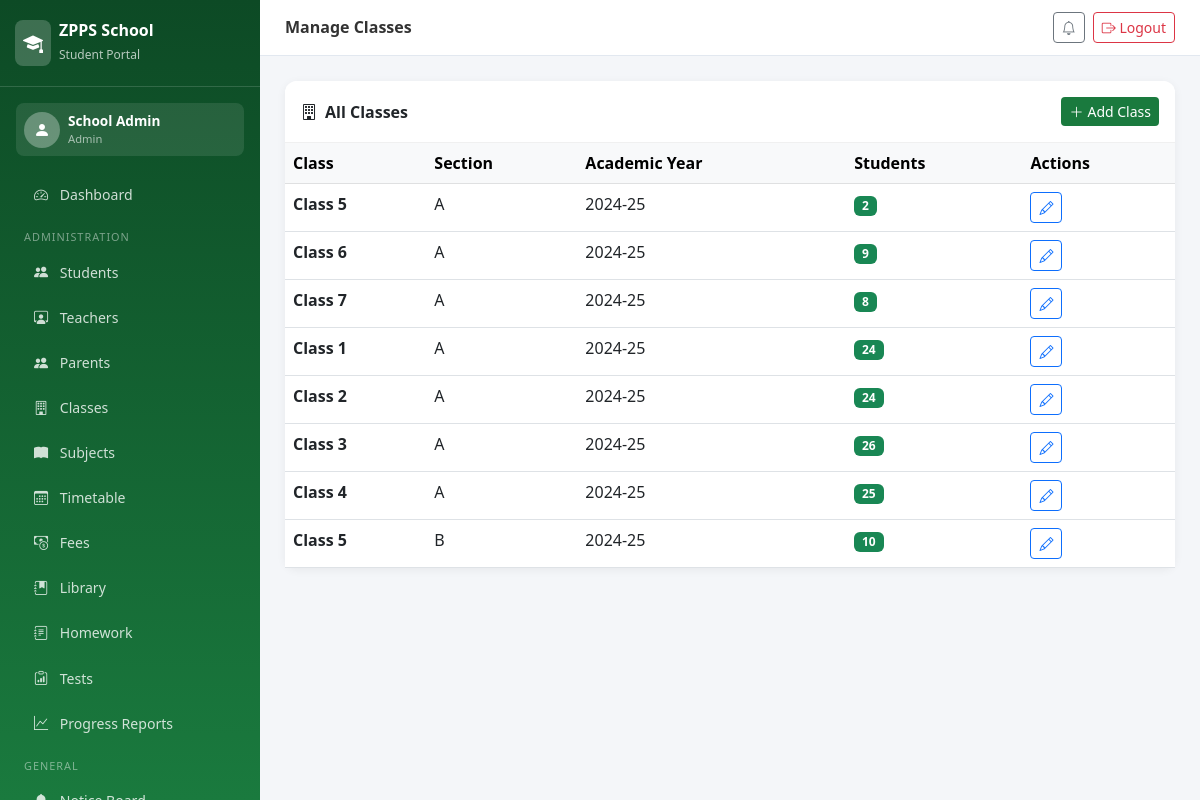
Page /classes/ (signed in) on the committed database.
### portal/models.py (models this page shows, shortened)
class Class(models.Model):
    name = models.CharField(max_length=20)  # e.g. "Class 5"
    section = models.CharField(max_length=5, default='A')
    academic_year = models.CharField(max_length=10, default='2024-25')
    class Meta:
        verbose_name_plural = "Classes"

### portal/views.py (the view)
# urls.py: path('classes/', views.manage_classes, name='manage_classes'),
@login_required
def manage_classes(request):
    classes = Class.objects.all()
    return render(request, 'portal/admin/classes.html', {'classes': classes})

### templates/portal/admin/classes.html (shortened to what this page needs)
{% extends 'portal/base.html' %}
{% block page_title %}Manage Classes{% endblock %}
{% block content %}
<div class="card">
    <div class="card-header d-flex justify-content-between align-items-center py-3">
        <span><i class="bi bi-building me-2"></i>All Classes</span>
        <a href="{% url 'add_class' %}" class="btn btn-zpps btn-sm"><i class="bi bi-plus-lg me-1"></i>Add Class</a>
    </div>
    <div class="card-body p-0">
        <table class="table table-hover mb-0">
            <thead class="table-light"><tr><th>Class</th><th>Section</th><th>Academic Year</th><th>Students</th><th>Actions</th></tr></thead>
            <tbody>
                {% for c in classes %}
                <tr>
                    <td><strong>{{ c.name }}</strong></td>
                    <td>{{ c.section }}</td>
                    <td>{{ c.academic_year }}</td>
                    <td><span class="badge bg-success">{{ c.student_set.count }}</span></td>
                    <td><a href="{% url 'edit_class' c.pk %}" class="btn btn-sm btn-outline-primary"><i class="bi bi-pencil"></i></a></td>
                </tr>
                {% empty %}
                <tr><td colspan="5" class="text-center p-4 text-muted">No classes yet. <a href="{% url 'add_class' %}">Add one</a></td></tr>
                {% endfor %}
            </tbody>
        </table>
    </div>
</div>
{% endblock %}

### templates/portal/base.html (shortened to what this page needs)
<!DOCTYPE html>
<html lang="en">
<head>
    <link href="https://cdn.jsdelivr.net/npm/bootstrap@5.3.0/dist/css/bootstrap.min.css" rel="stylesheet">
    <link href="https://cdn.jsdelivr.net/npm/bootstrap-icons@1.11.0/font/bootstrap-icons.css" rel="stylesheet">
</head>
<body>
<nav class="sidebar" id="sidebar">
    <div class="sidebar-brand">
        <div class="d-flex align-items-center gap-2">
            <div style="background:rgba(255,255,255,0.2);border-radius:8px;padding:8px;">
                <i class="bi bi-mortarboard-fill text-white fs-5"></i>
            </div>
            <div><h5>ZPPS School</h5><small>Student Portal</small></div>
        </div>
    </div>
    {% if user.is_authenticated %}
    <div class="p-3">
        <div class="d-flex align-items-center gap-2 p-2" style="background:rgba(255,255,255,0.1);border-radius:8px;">
            <div style="background:rgba(255,255,255,0.3);border-radius:50%;width:36px;height:36px;display:flex;align-items:center;justify-content:center;">
                <i class="bi bi-person-fill text-white"></i>
            </div>
            <div>
                <div style="color:#fff;font-size:0.85rem;font-weight:600;">{{ user.get_full_name|default:user.username }}</div>
                <div style="color:rgba(255,255,255,0.6);font-size:0.7rem;">
                    {% if user.is_superuser %}Admin{% else %}{% if user.teacher %}Teacher{% else %}{% if user.student %}Student{% else %}{% if user.parent %}Parent{% endif %}{% endif %}{% endif %}{% endif %}
                </div>
            </div>
        </div>
    </div>
    <ul class="nav flex-column px-1 pb-4">
        <li><a class="nav-link" href="{% url 'dashboard' %}"><i class="bi bi-speedometer2"></i> Dashboard</a></li>
        {% if user.is_superuser %}
        <li><div class="nav-section">Administration</div></li>
        <li><a class="nav-link" href="{% url 'manage_students' %}"><i class="bi bi-people-fill"></i> Students</a></li>
        <li><a class="nav-link" href="{% url 'manage_teachers' %}"><i class="bi bi-person-workspace"></i> Teachers</a></li>
        <li><a class="nav-link" href="{% url 'manage_parents' %}"><i class="bi bi-people-fill"></i> Parents</a></li>
        <li><a class="nav-link" href="{% url 'manage_classes' %}"><i class="bi bi-building"></i> Classes</a></li>
        <li><a class="nav-link" href="{% url 'manage_subjects' %}"><i class="bi bi-book-fill"></i> Subjects</a></li>
        <li><a class="nav-link" href="{% url 'view_timetable' %}"><i class="bi bi-calendar3"></i> Timetable</a></li>
        <li><a class="nav-link" href="{% url 'manage_fees' %}"><i class="bi bi-cash-coin"></i> Fees</a></li>
        <li><a class="nav-link" href="{% url 'library' %}"><i class="bi bi-journal-bookmark-fill"></i> Library</a></li>
        <li><a class="nav-link" href="{% url 'homework' %}"><i class="bi bi-journal-text"></i> Homework</a></li>
        <li><a class="nav-link" href="{% url 'class_tests' %}"><i class="bi bi-clipboard-data"></i> Tests</a></li>
        <li><a class="nav-link" href="{% url 'all_progress' %}"><i class="bi bi-graph-up"></i> Progress Reports</a></li>
        {% endif %}
        <li><div class="nav-section">General</div></li>
        <li><a class="nav-link" href="{% url 'notice_board' %}"><i class="bi bi-bell-fill"></i> Notice Board</a></li>
    </ul>
    {% endif %}
</nav>
<div class="main-content">
    <div class="topbar">
        <div class="d-flex align-items-center gap-3">
            <h6>{% block page_title %}ZPPS Portal{% endblock %}</h6>
        </div>
        <div class="d-flex align-items-center gap-2">
            <a href="{% url 'notice_board' %}" class="btn btn-sm btn-outline-secondary"><i class="bi bi-bell"></i></a>
            <a href="{% url 'logout' %}" class="btn btn-sm btn-outline-danger"><i class="bi bi-box-arrow-right"></i> Logout</a>
        </div>
    </div>
    <div class="page-body">
        {% block content %}{% endblock %}
    </div>
</div>
</body>
</html>

### templates/portal/base.html (style rules this page uses)
:root { --zpps-green: #1a7a3e; --zpps-light: #e8f5ee; --zpps-dark: #0d4a25; --sidebar-width: 260px; }
body { background: #f4f6f9; font-family: 'Segoe UI', sans-serif; }
.sidebar { width: var(--sidebar-width); height: 100vh; background: linear-gradient(180deg, var(--zpps-dark) 0%, var(--zpps-green) 100%); position: fixed; top: 0; left: 0; z-index: 1000; overflow-y: auto; overflow-x: hidden; }
.sidebar-brand { padding: 20px 15px; border-bottom: 1px solid rgba(255,255,255,0.15); }
.sidebar-brand h5 { color: #fff; font-weight: 700; margin: 0; font-size: 1rem; }
.sidebar-brand small { color: rgba(255,255,255,0.7); font-size: 0.75rem; }
.sidebar .nav-link { color: rgba(255,255,255,0.8); padding: 10px 20px; border-radius: 8px; margin: 2px 10px; transition: all 0.2s; font-size: 0.88rem; }
.sidebar .nav-link i { width: 20px; margin-right: 8px; }
.nav-section { color: rgba(255,255,255,0.45); font-size: 0.68rem; text-transform: uppercase; padding: 12px 20px 4px; letter-spacing: 1px; }
.main-content { margin-left: var(--sidebar-width); }
.topbar { background: #fff; padding: 12px 25px; border-bottom: 1px solid #e2e8f0; display: flex; align-items: center; justify-content: space-between; position: sticky; top: 0; z-index: 100; }
.topbar h6 { margin: 0; font-weight: 600; color: #333; }
.page-body { padding: 25px; }
.card { border: none; border-radius: 12px; box-shadow: 0 2px 10px rgba(0,0,0,0.06); }
.card-header { background: #fff; border-bottom: 1px solid #f0f0f0; font-weight: 600; border-radius: 12px 12px 0 0 !important; }
.btn-zpps { background: var(--zpps-green); color: #fff; border: none; }

### rows in the picture
Class: name "Class 5", section "A", academic_year "2024-25", student_set.count "2"
Class: name "Class 6", section "A", academic_year "2024-25", student_set.count "9"
Class: name "Class 7", section "A", academic_year "2024-25", student_set.count "8"
Class: name "Class 1", section "A", academic_year "2024-25", student_set.count "24"
Class: name "Class 2", section "A", academic_year "2024-25", student_set.count "24"
Class: name "Class 3", section "A", academic_year "2024-25", student_set.count "26"
Class: name "Class 4", section "A", academic_year "2024-25", student_set.count "25"
Class: name "Class 5", section "B", academic_year "2024-25", student_set.count "10"

### other values in the picture
{{ user.get_full_name|default:user.username }} "School Admin"
